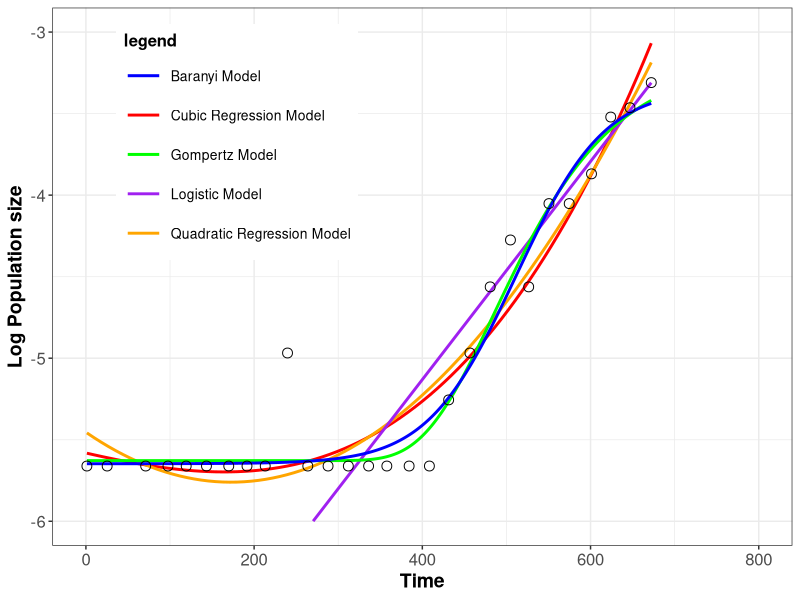

This chart was generated by the following R code: (Note: this script raises an error after producing the figure.)
#AUTHOR: Sarah Dobson sld21@ic.ac.uk
#DATE: 21th November 2021
#DESCRIPTION: plotting the model outputs for each dataset and checking to see if the NLLS model assumptions are met for every converged model in every dataset.


#####Remove anything elsee already in the workspace######
rm(list=ls())

#######Load in required packages########
require("tidyverse")
require("broom")
require("minpack.lm")


###########Load in data#########
data <- read.csv("../data/wrangled_data.csv")

#######Non linear model equations####
logistic_model <- function(t, r_max, K, N_0){ 
  return(N_0 * K * exp(r_max * t)/(K + N_0 * (exp(r_max * t) - 1)))
}

gompertz_model <- function(t, r_max, K, N_0, t_lag){
  return(N_0 + (K - N_0) * exp(-exp(r_max * exp(1) * (t_lag - t)/((K - N_0) * log(10)) + 1)))
}

baranyi <- function(t=Time, r_max, K, N_0, t_lag) {N_0 + r_max * (t + (1/r_max) * log(exp(-r_max*t) +
                                                                                        exp(-r_max * t_lag) - exp(-r_max * (t + t_lag)))) -
    log(1 + ((exp(r_max * (t + (1/r_max) * log(exp(-r_max*t) +
                                                 exp(-r_max * t_lag) - exp(-r_max *
                                                                             (t + t_lag)))))-1)/(exp(K-N_0))))}


##########Plotting the Predicted Lines for a dataset where all models converged ########

data2<- data %>% filter(Rep_ID == "245_1") 


###Assigning starting parameters
N_0_start <- data2$PopBio[which.max(data2$counter)] 
K_start <- max(data2$PopBio) 
A<- lm(logPopBio~ Time, data = data2)
r_val <- coef(summary(A))["Time", "Estimate"]
filtdata <- filter(data2, counter > 1/2* max(counter)) 
t_lag2<- filtdata$Time[which.max(diff(diff(filtdata$PopBio)))]
N_0_start2 <- data2$logPopBio[which.max(data2$counter)] # using the log population size for the gompertz model
K_start2 <- max(data2$logPopBio) # using the log population size for the gompertz model

#Run models
fit_logistic <- nlsLM(PopBio ~ logistic_model(t = Time, r_max, K, N_0), data = data2,
                      list( r_max=r_val, N_0 = N_0_start, K = K_start), control = list(maxiter = 1000))

fit_gompertz <- nlsLM(logPopBio ~ gompertz_model(t = Time, r_max, K, N_0, t_lag), data = data2,
                      list( r_max=r_val, N_0 = N_0_start2, K = K_start2, t_lag= t_lag2), control = list(maxiter = 1000))   


fit_baranyi<- nlsLM(logPopBio ~ baranyi(t = Time, r_max, K, N_0, t_lag), data= data2,
                    list(K = K_start, N_0 = N_0_start, r_max = r_val, t_lag = t_lag2), control = list(maxiter = 1000))

 

##Getting the predicted values and a nice looking curve

timepoints <- seq(min(data2$Time), max(data2$Time)) ##assign a sequence ranging from the minimum to the maximum time value


#to get predicted values, run the models again using the parameters from the previously run models and the time points that have just been generated
logistic_points <- logistic_model(t = timepoints, 
                                  r_max = coef(fit_logistic)["r_max"], 
                                  N = coef(fit_logistic)["N_0"],
                                  K = coef(fit_logistic)["K"])

gompertz_points <- gompertz_model(t = timepoints, 
                                  r_max = (coef(fit_gompertz)["r_max"]), 
                                  N = (coef(fit_gompertz)["N_0"]),
                                  K = (coef(fit_gompertz)["K"]),
                                  t_lag =(coef(fit_gompertz)["t_lag"]))

baranyi_points <- baranyi(t = timepoints, 
                                  r_max = (coef(fit_baranyi)["r_max"]), 
                                  N = (coef(fit_baranyi)["N_0"]),
                                  K = (coef(fit_baranyi)["K"]),
                                  t_lag = (coef(fit_baranyi)["t_lag"]))

#assign these predicted values and the time points into a dataframe for each model

df1 <- data.frame(timepoints, logistic_points)
df1$model <- "Logistic Model"  #assign a column which specifies the model the values were taken from
names(df1) <- c("Time", "PopBio", "model") #assign columns names with the parameters used
df1$LogPopBio <- log(df1$PopBio) #log PopBio estimate so that the predictions from the model will be on the same scale as the other models

df2 <- data.frame(timepoints, gompertz_points )
df2$model <- "Gompertz equation"
names(df2) <- c("Time", "LogPopBio", "model")


df3 <- data.frame(timepoints, baranyi_points )
df3$model <- "baranyi equation"
names(df3) <- c("Time", "LogPopBio", "model")


###plot the lines
plot1 <-ggplot(data2, aes(x = Time, y = logPopBio)) + 
  geom_smooth(method = "lm", formula = y ~ poly(x, 3), size = 1, se = F, aes(colour="Cubic Regression Model")) + 
  geom_smooth(method = "lm", formula = y ~poly(x, 2), size = 1, se = F, aes(colour="Quadratic Regression Model")) + 
  geom_line(data = df1, aes(x = Time, y = LogPopBio, colour = "Logistic Model"), size =  1) + 
  geom_line(data = df2, aes(x = Time, y = LogPopBio, colour = "Gompertz Model"), size =  1) + 
  geom_line(data = df3, aes(x = Time, y = LogPopBio, colour = "Baranyi Model"), size =  1)+
  scale_colour_manual(name="legend", values=c("blue", "red", "green", "purple", "orange"))+ labs(x= "Time", y = "Log Population size" )+ geom_point(shape = 1, size = 3) + theme_bw()+
  theme(axis.text=element_text(size=12),axis.title=element_text(size=14,face="bold"), legend.position = c(0.25, 0.75), legend.title = element_text(size = 12, face="bold"), legend.key.size = unit(10, "mm"), legend.text = element_text(size=10)) +scale_x_continuous(limits = c(0, 800))+scale_y_continuous(limits = c(-6, -3))

#save plot
pdf("../results/245_1.pdf", 8.7, 8.7)
print(plot1)
graphics.off()

#####plotting predicted lines from a dataframe where all model converged except baranyi
data2<- data %>% filter(Rep_ID == "126_1") 


###Assigning starting parameters
N_0_start <- data2$PopBio[which.max(data2$counter)] 
K_start <- max(data2$PopBio) 
A<- lm(logPopBio~ Time, data = data2)
r_val <- coef(summary(A))["Time", "Estimate"]
filtdata <- filter(data2, counter > 1/2* max(counter)) 
t_lag2<- filtdata$Time[which.max(diff(diff(filtdata$PopBio)))]
N_0_start2 <- data2$logPopBio[which.max(data2$counter)] 
K_start2 <- max(data2$logPopBio) 

#run models
fit_logistic <- nlsLM(PopBio ~ logistic_model(t = Time, r_max, K, N_0), data = data2,
                      list( r_max=r_val, N_0 = N_0_start, K = K_start), control = list(maxiter = 1000))


fit_gompertz <- nlsLM(logPopBio ~ gompertz_model(t = Time, r_max, K, N_0, t_lag), data = data2,
                      list( r_max=r_val, N_0 = N_0_start2, K = K_start2, t_lag= t_lag2), control = list(maxiter = 1000))   

##Getting the predicted values and a nice looking curve

timepoints <- seq(min(data2$Time), max(data2$Time))



logistic_points <- logistic_model(t = timepoints, 
                                  r_max = coef(fit_logistic)["r_max"], 
                                  N = coef(fit_logistic)["N_0"],
                                  K = coef(fit_logistic)["K"])


gompertz_points <- gompertz_model(t = timepoints, 
                                  r_max = (coef(fit_gompertz)["r_max"]), 
                                  N = (coef(fit_gompertz)["N_0"]),
                                  K = (coef(fit_gompertz)["K"]),
                                  t_lag =(coef(fit_gompertz)["t_lag"]))

df1 <- data.frame(timepoints, logistic_points)
df1$model <- "Logistic Model"  #assign a column which specifies the model the values were taken from
names(df1) <- c("Time", "PopBio", "model") #assign columns names with the parameters used
df1$LogPopBio <- log(df1$PopBio) #log PopBio estimate so that the predictions from the model will be on the same scale as the other models

df2 <- data.frame(timepoints, gompertz_points )
df2$model <- "Gompertz equation"
names(df2) <- c("Time", "LogPopBio", "model")





#####Plotting the model

plot2<-ggplot(data2, aes(x = Time, y = logPopBio)) + 
  geom_smooth(method = "lm", formula = y ~ poly(x, 3), size = 1, se = F, aes(colour="Cubic Regression")) + 
  geom_smooth(method = "lm", formula = y ~poly(x, 2), size = 1, se = F, aes(colour="Quadratic Regression")) + 
  geom_line(data = df1, aes(x = Time, y = LogPopBio, colour = "Logistic Model"), size =  1) + 
  geom_line(data = df2, aes(x = Time, y = LogPopBio, colour = "Gompertz Model"), size =  1) + 
  scale_colour_manual(name="legend", values=c("blue", "red", "green", "purple", "orange"))+ labs(x= "Time", y = "Log Population size" )+ geom_point(shape = 1, size = 3) + theme_bw()+
  theme(axis.text=element_text(size=12),axis.title=element_text(size=14,face="bold"), legend.position = c(0.25, 0.75), legend.title = element_text(size = 12, face="bold"), legend.key.size = unit(10, "mm"), legend.text = element_text(size=10)) 
#save the plot
pdf("../results/126_1.pdf", 8.7, 8.7)
print(plot2)
graphics.off()



######Plotting a model where only the cubic, quadratic and the logisitc model converged

data2<- data %>% filter(Rep_ID == "230_1") 


###Assigning starting parameters
N_0_start <- data2$PopBio[which.max(data2$counter)] # lowest population size
K_start <- max(data2$PopBio) # highest population size
A<- lm(logPopBio~ Time, data = data2)
r_val <- coef(summary(A))["Time", "Estimate"]
filtdata <- filter(data2, counter > 1/2* max(counter)) ##filter data so that it contains only the first half of the dataset
t_lag2<- filtdata$Time[which.max(diff(diff(filtdata$PopBio)))]###estimate time lag from the largest difference between the differences between each datapoint from the first half of the dataset.

N_0_start2 <- data2$logPopBio[which.max(data2$counter)] # lowest population size
K_start2 <- max(data2$logPopBio)

#######run models#############
fit_logistic <- nlsLM(PopBio ~ logistic_model(t = Time, r_max, K, N_0), data = data2,
                      list( r_max=r_val, N_0 = N_0_start, K = K_start), control = list(maxiter = 1000))


##Getting the predicted values and a nice looking curve

timepoints <- seq(min(data2$Time), max(data2$Time))

logistic_points <- logistic_model(t = timepoints, 
                                  r_max = coef(fit_logistic)["r_max"], 
                                  N = coef(fit_logistic)["N_0"],
                                  K = coef(fit_logistic)["K"])

df1 <- data.frame(timepoints, logistic_points)
df1$model <- "Logistic Model"  #assign a column which specifies the model the values were taken from
names(df1) <- c("Time", "PopBio", "model") #assign columns names with the parameters used
df1$LogPopBio <- log(df1$PopBio) #log PopBio estimate so that the predictions from the model will be on the same scale as the other models


#Plot the lines
plot3<-ggplot(data2, aes(x = Time, y = logPopBio)) + 
  geom_smooth(method = "lm", formula = y ~ poly(x, 3), size = 2, se = F, aes(colour="Cubic Regression")) + 
  geom_smooth(method = "lm", formula = y ~poly(x, 2), size = 1, se = F, aes(colour="Quadratic Regression")) + 
  geom_line(data = df1, aes(x = Time, y = LogPopBio, colour = "Logistic Model"), size =  1) + 
  scale_colour_manual(name="legend", values=c("blue", "red", "green"))+ labs(x= "Time", y = "Log Population size" )+ geom_point(shape = 1, size = 3) + theme_bw()+
  theme(axis.text=element_text(size=12),axis.title=element_text(size=14,face="bold"), legend.position = c(0.75, 0.25), legend.title = element_text(size = 12, face="bold"), legend.key.size = unit(10, "mm"), legend.text = element_text(size=10)) 

#save the plot
pdf("../results/230_1.pdf", 8.7, 8.7)
print(plot3)
graphics.off()

########checking NLLS model assumptions###############  




###Creating the functions needed to extract the prediction data


Augment_Model_log <- function(data, ...) {tryCatch( {
  A<- lm(PopBio~ Time, data = data)
  r_val <- coef(summary(A))["Time", "Estimate"]
  augment(nlsLM(PopBio ~ logistic_model(t = Time, r_max, K, N_0), data= data,
        list(K = max(data$PopBio), N_0 = data$PopBio[which.max(data$counter)], r_max = r_val), control = list(maxiter = 1000))) ##augment extracts the predicted values from the model
},
error = function(e) {
  tibble(PopBio    = c(NA_real_),
         Time      = c(NA_real_),
         .fitted  = c(NA_real_),
         .resid   = c(NA_real_))
})}



Aug_Model_Gom <- function(data, ...) {
  
  tryCatch( {
    A<- lm(logPopBio~ Time, data = data)
    
    filtdata <- filter(data, counter > 1/2* max(counter)) 
    t_lag2<- filtdata$Time[which.max(diff(diff(filtdata$logPopBio)))]
    
    K_val_= max(data$logPopBio)
    N_0_start = data$logPopBio[which.max(data$counter)]
    r_val<- coef(summary(A))["Time", "Estimate"]

    
    augment(nlsLM(logPopBio ~ gompertz_model(t = Time, r_max, K, N_0, t_lag), data= data,
                  list(K = K_start, 
                       N_0 = N_0_start,
                       r_max = r_val, t_lag = t_lag2), control = list(maxiter = 1000)))
    
  },   
  error = function(e) {
    tibble(estimate    = c(NA_real_),
           p.value      = c(NA_real_),
           statistic    = c(NA_real_),
           std.error    = c(NA_real_),
           term = c(NA_character_))
    
  })}



Augment_Model_Bar <- function(data, ...) {
  
  tryCatch( {
    A<- lm(logPopBio~ Time, data = data)
    
    filtdata <- filter(data, counter > 1/2* max(counter)) 
    t_lag2<- filtdata$Time[which.max(diff(diff(filtdata$PopBio)))]
    
    K_val_est= max(data$PopBio)
    N_0_est = data$PopBio[which.max(data$counter)]
    r_val_est <- coef(summary(A))["Time", "Estimate"]
    t_lag_est<- t_lag2
    
    augment(nlsLM(PopBio ~ baranyi(t = Time, r_max, K, N_0, t_lag), data= data,
          list(K = K_val_est, 
               N_0 = N_0_est,
               r_max = r_val_est, t_lag = t_lag2), control = list(maxiter = 1000)))
    
  },   
  error = function(e) {
    tibble(logPopBio    = c(NA_real_),
           Time      = c(NA_real_),
           .fitted  = c(NA_real_),
           .resid   = c(NA_real_))
    
  })}


####Running the Models

Augment_Results_Gom <- data %>% group_by(Rep_ID) %>% group_modify((~ Aug_Model_Gom (data = .))) 
Augment_Results_log <-data %>% group_by(Rep_ID) %>% group_modify(~ Augment_Model_log (data = .))
Augment_Results_Bar <-data %>% group_by(Rep_ID) %>% group_modify(~ Augment_Model_Bar (data = .))

##plotting the plots to check NLLS model assumptions for every dataset

#plotting histograms of each models'residuals
ggplot(Augment_Results_Gom, aes(.resid)) + geom_histogram()+ facet_wrap(Augment_Results_Gom$Rep_ID, scales = "free")# for the Gompertz models
ggplot(Augment_Results_log, aes(.resid)) + geom_histogram()+ facet_wrap(Augment_Results_log$Rep_ID, scales = "free")#for the LOgisitc models
ggplot(Augment_Results_Bar, aes(.resid)) + geom_histogram()+ facet_wrap(Augment_Results_Bar$Rep_Bar, scales = "free")#for the baranyi models


##plotting scatterplots of the fitted values vs the residual values for each model
ggplot(Augment_Results_Gom, aes(x= .resid, y =.fitted)) + geom_point()+ geom_smooth(se = F)+ facet_wrap(Augment_Results_Gom$Rep_ID, scales = "free")
ggplot(Augment_Results_log, aes(x= .resid, y =.fitted)) + geom_point()+ facet_wrap(Augment_Results_log$Rep_ID, scales = "free")
ggplot(Augment_Results_Bar, aes(x= .resid, y =.fitted)) + geom_point()+ facet_wrap(Augment_Results_Bar$Rep_ID, scales = "free")

#####Script done####
